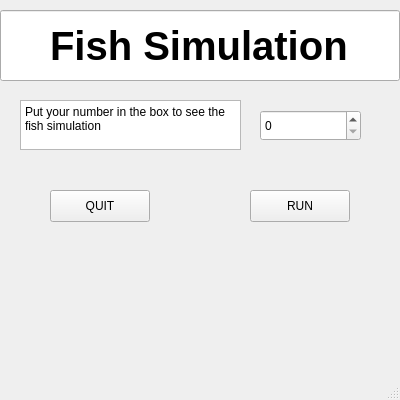
<?xml version="1.0" encoding="UTF-8"?>
<ui version="4.0">
 <class>MainWindow</class>
 <widget class="QMainWindow" name="MainWindow">
  <property name="geometry">
   <rect>
    <x>0</x>
    <y>0</y>
    <width>400</width>
    <height>400</height>
   </rect>
  </property>
  <property name="windowTitle">
   <string>MainWindow</string>
  </property>
  <widget class="QWidget" name="centralwidget">
   <widget class="QLineEdit" name="lineEdit">
    <property name="geometry">
     <rect>
      <x>0</x>
      <y>10</y>
      <width>400</width>
      <height>71</height>
     </rect>
    </property>
    <property name="font">
     <font>
      <pointsize>30</pointsize>
      <bold>true</bold>
     </font>
    </property>
    <property name="layoutDirection">
     <enum>Qt::LeftToRight</enum>
    </property>
    <property name="autoFillBackground">
     <bool>false</bool>
    </property>
    <property name="text">
     <string>Fish Simulation</string>
    </property>
    <property name="alignment">
     <set>Qt::AlignCenter</set>
    </property>
    <property name="readOnly">
     <bool>true</bool>
    </property>
   </widget>
   <widget class="QSpinBox" name="spinBox">
    <property name="geometry">
     <rect>
      <x>260</x>
      <y>110</y>
      <width>101</width>
      <height>31</height>
     </rect>
    </property>
   </widget>
   <widget class="QPlainTextEdit" name="plainTextEdit">
    <property name="geometry">
     <rect>
      <x>20</x>
      <y>100</y>
      <width>221</width>
      <height>50</height>
     </rect>
    </property>
    <property name="readOnly">
     <bool>true</bool>
    </property>
    <property name="plainText">
     <string>Put your number in the box to see the fish simulation</string>
    </property>
    <property name="backgroundVisible">
     <bool>false</bool>
    </property>
   </widget>
   <widget class="QPushButton" name="runBtn">
    <property name="geometry">
     <rect>
      <x>250</x>
      <y>190</y>
      <width>100</width>
      <height>32</height>
     </rect>
    </property>
    <property name="text">
     <string>RUN</string>
    </property>
   </widget>
   <widget class="QPushButton" name="quitBtn">
    <property name="geometry">
     <rect>
      <x>50</x>
      <y>190</y>
      <width>100</width>
      <height>32</height>
     </rect>
    </property>
    <property name="text">
     <string>QUIT</string>
    </property>
   </widget>
  </widget>
  <widget class="QMenuBar" name="menubar">
   <property name="geometry">
    <rect>
     <x>0</x>
     <y>0</y>
     <width>400</width>
     <height>24</height>
    </rect>
   </property>
  </widget>
  <widget class="QStatusBar" name="statusbar"/>
 </widget>
 <resources/>
 <connections/>
</ui>
